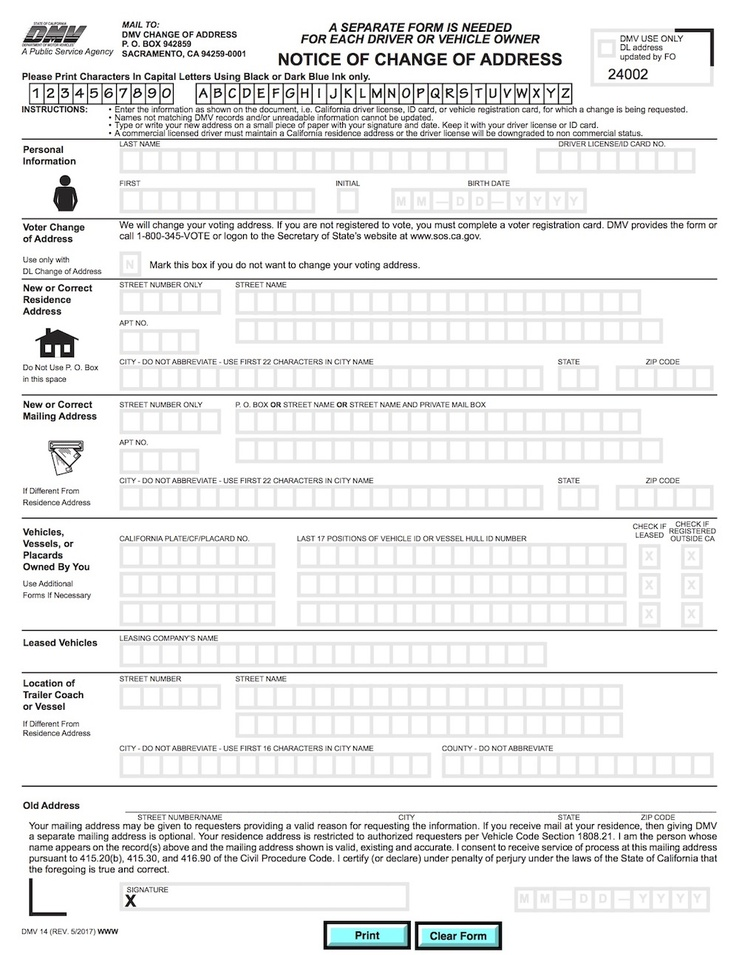
#> input picture image_lesson/08_image_alignment/form.jpg, 739 x 955 px, shrunk from 1000 x 1293 before the run
$ python feature_detection_algorithms.py
#> lines starting #> are read from the running program, lines starting #| are printed output that depends on the picture; after the words box and inside, x2 and y2 are one past the last pixel; in counts of white or black regions, pixels touching at a corner belong together
import cv2

# List of detectors
detectors = [
    ("Shi-Tomasi", None),
    ("Harris", None),
    ("FAST", cv2.FastFeatureDetector_create()),
    ("ORB", cv2.ORB_create()),
    ("SIFT", cv2.SIFT_create())
]

index = 0
img_color = cv2.imread("form.jpg")
#> img_color is the input picture: shape (955, 739, 3); mean B, G, R 237.2, 237.3, 237
img_gray = cv2.cvtColor(img_color, cv2.COLOR_BGR2GRAY)

while True:
    name, detector = detectors[index]
    display = img_color.copy()

    if name == "Shi-Tomasi":
        corners = cv2.goodFeaturesToTrack(img_gray, 200, 0.01, 10)
#> corners = 200 rows, first 8: [110, 109], [334, 61], [363, 56], [44, 802], [440, 56], [91, 92], [524, 56], [110, 133]
        if corners is not None:
            for x, y in corners.reshape(-1, 2):
                cv2.circle(display, (int(x), int(y)), 4, (0, 255, 0), -1)
#> this loop made 200 passes
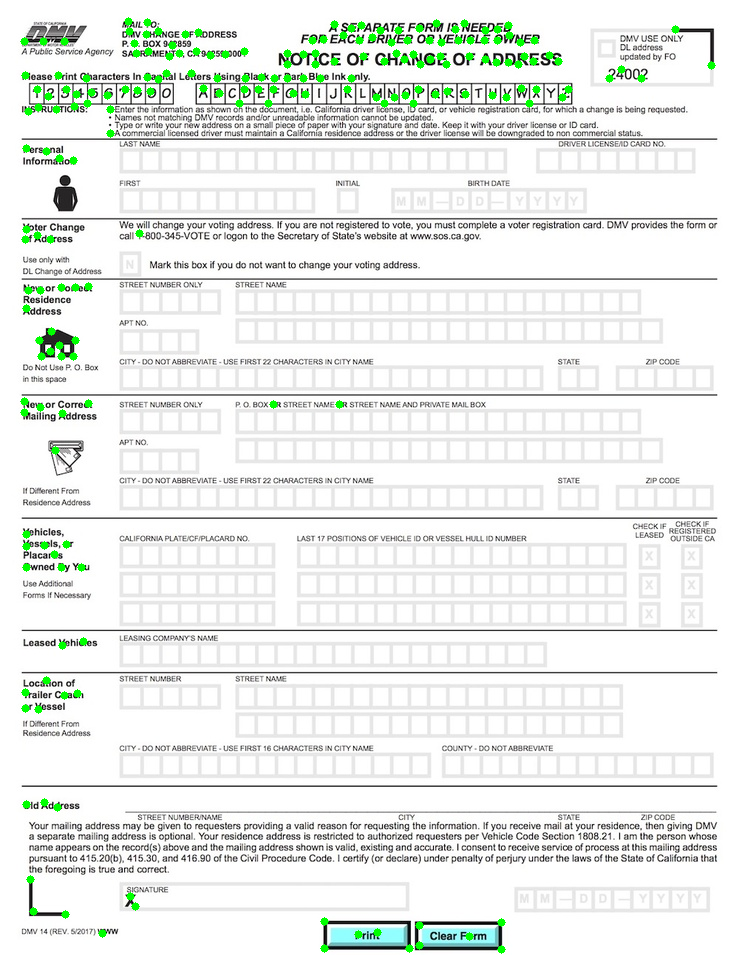
#> display: shape (955, 739, 3); 1.39% of pixels changed, all inside (x1, y1, x2, y2) = (20, 17, 716, 954)

    elif name == "Harris":
        dst = cv2.cornerHarris(img_gray, 2, 3, 0.04)
        dst = cv2.dilate(dst, None)
        display[dst > 0.01 * dst.max()] = [0, 0, 255]

    elif name == "FAST":
        kp = detector.detect(img_gray, None)
        display = cv2.drawKeypoints(display, kp, None, color=(0,255,0))

    elif name == "ORB":
        kp = detector.detect(img_gray, None)
        display = cv2.drawKeypoints(display, kp, None, color=(0,255,0))

    elif name == "SIFT":
        kp = detector.detect(img_gray, None)
        display = cv2.drawKeypoints(display, kp, None, color=(0,255,0))

    cv2.putText(display, name, (20, 40),
                cv2.FONT_HERSHEY_SIMPLEX, 1, (0,255,0), 2)
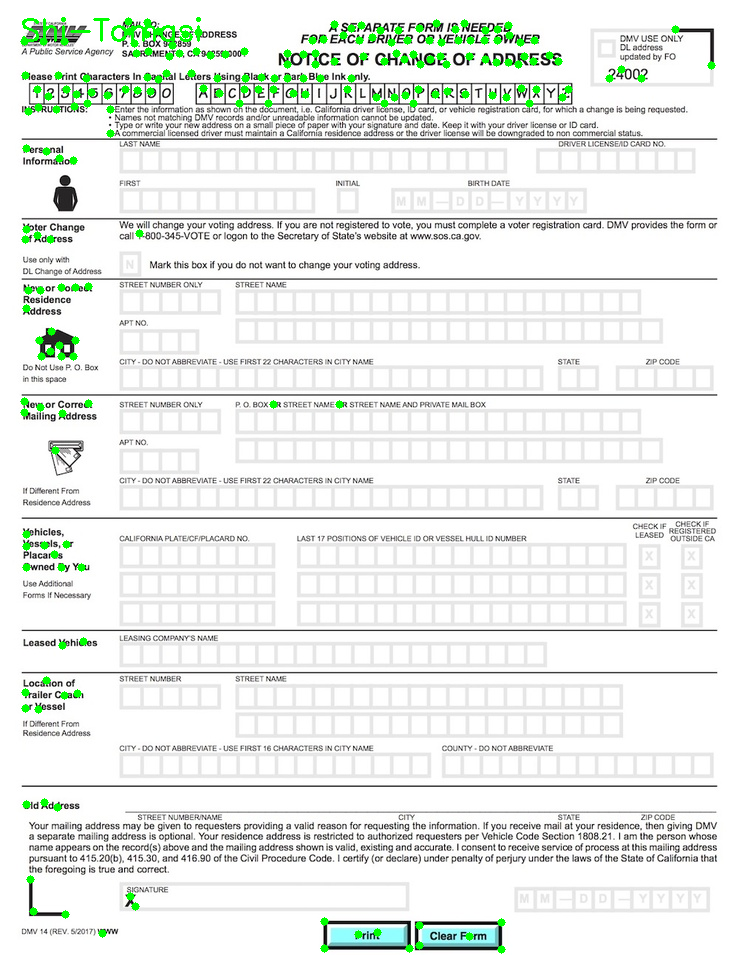
#> display: shape (955, 739, 3); 0.15% of pixels changed, all inside (x1, y1, x2, y2) = (22, 17, 201, 42)

    cv2.imshow("Feature Detectors", display)

    key = cv2.waitKey(0)
#> (key q is pressed here)

    if key in [ord('q'), ord('Q'), 27]:
        break
    elif key in [ord('n'), ord('N')]:
        index = (index + 1) % len(detectors)

cv2.destroyAllWindows()
